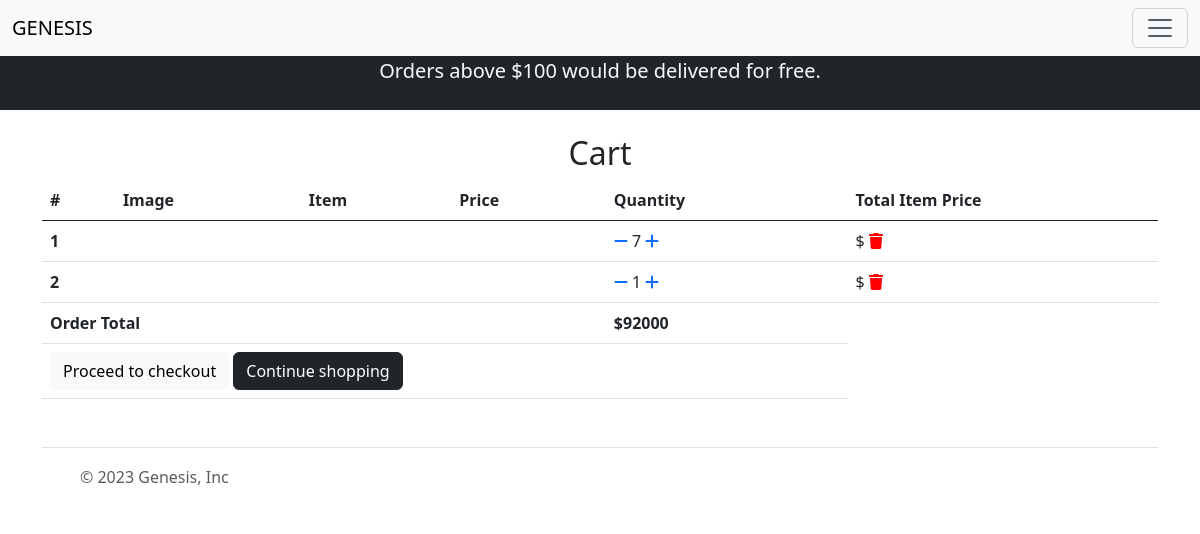
/core/cart/ (signed in), run on an earlier commit of the app's database.
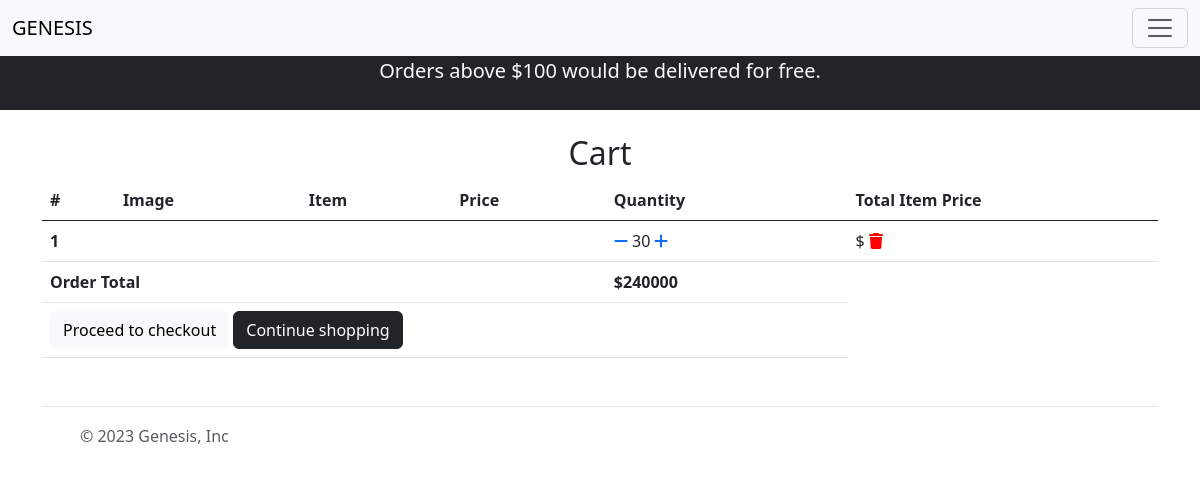
And on a later commit of the database.
### core/models.py (models this page shows, shortened)
class OrderProduct(models.Model):
    user = models.OneToOneField(User, on_delete=models.CASCADE, null=True, blank=True)
    orders = models.ForeignKey('Order', on_delete=models.CASCADE, null=True, blank=True)
    product = models.ForeignKey(Product, on_delete=models.CASCADE)
    quantity = models.IntegerField(null=True, default=1)
    ordered = models.BooleanField(default=False)
    def get_total_product_price(self):
        return self.quantity * self.product.price
    def get_final_price(self):
        return self.get_total_product_price()

class Order(models.Model):
    user = models.OneToOneField(User, on_delete=models.CASCADE, null=True, blank=True)
    start_date = models.DateTimeField(auto_now_add=True)
    order_date = models.DateTimeField()
    products = models.ManyToManyField(OrderProduct)
    ordered = models.BooleanField(default=False)
    billing_address =  models.ForeignKey(BillingAddress, on_delete=models.SET_NULL, blank=True, null=True)
    def get_total(self):
        total = 0
        for product_order in self.products.all():
            total += product_order.get_final_price()
        return total

class Product(models.Model):
    user = models.OneToOneField(User, on_delete=models.CASCADE, null=True, blank=True)
    name = models.CharField(max_length=100, null=False)
    picture = models.FileField(upload_to='Releases')
    price = models.IntegerField()
    color = models.CharField(max_length=100, null=True, blank=True,  choices=PRODUCT_COLOR_CHOICES)
    details = models.TextField()
    size = models.CharField(max_length=100, null=False, default='')
    uploaded_at = models.DateTimeField(auto_now_add=True)
    slug = models.SlugField(null=False, unique=True)
    gender = models.CharField(max_length=100, null=True, choices=GENDER, default='')

### core/views.py (the view)
# urls.py: path('cart/', views.OrderSummaryView.as_view(), name='cart'),
class OrderSummaryView(LoginRequiredMixin, View):
    def get(self, *args, **kwargs):
        try:
            order = models.Order.objects.get(user=self.request.user, ordered=False)
            context = {'object':order}
            return render(self.request, 'core/Orders/order_summary.html', context)
        except ObjectDoesNotExist:
            messages.error(self.request, 'You do not have an active order')
            return redirect('/')

### core/templates/core/Orders/order_summary.html (shortened to what this page needs)
{% extends "./base.html" %}
{% block content %}
  <main class="p-2 mt-3">
    <div class="container">
    <div class="table-responsive text-nowrap">
    <h2 class="text-center">Cart</h2>
    <table class="table">
        <thead>
        <tr>
            <th scope="col">#</th>
            <th scope="col">Image</th>
            <th scope="col">Item </th>
            <th scope="col">Price</th>
            <th scope="col">Quantity</th>
            <th scope="col">Total Item Price</th>
        </tr>
        </thead>
        <tbody>
        {% for order_item in object.products.all %}
        <tr>
            <th scope="row">{{ forloop.counter }}</th>
            <td> <img src="{{ order_item.item.image.url }}" class="img-fluid" style="width: 30px;" alt=""> </td>
            <td>{{ order_item.item.name }}</td>
            <td>{{ order_item.item.price }}</td>
            <td>
                <a href="{% url 'core:remove-single-item-from-cart' order_item.item.slug %}"><i class="fas fa-minus mr-2"></i></a>
                {{ order_item.quantity }}
                <a href="{% url 'core:add-to-cart' order_item.item.slug %}"><i class="fas fa-plus ml-2"></i></a>
            </td>
            <td>
            {% if order_item.item.discount_price %}
                ${{ order_item.get_total_discount_item_price }}
                <span class="badge badge-primary">Saving ${{ order_item.get_amount_saved }}</span>
            {% else %}
                ${{ order_item.get_total_item_price }}
            {% endif %}
            <a style='color: red;' href="{% url 'core:remove-from-cart' order_item.item.slug %}">
                <i class="fas fa-trash float-right"></i>
            </a>
            </td>
        </tr>
        {% endfor %}
        {% if object.get_total %}
        <tr>
            <td colspan="4"><b>Order Total</b></td>
            <td><b>${{ object.get_total }}</b></td>
        </tr>
        <tr>
            <td colspan="5">
            <a class='btn btn-light float-right ml-2' href='/checkout/'>Proceed to checkout</a>
            <a class='btn btn-dark float-right' href='{% url "core:list" %}'>Continue shopping</a>
            </td>
        </tr>
        {% endif %}
        </tbody>
    </table>
    </div>
    </div>
  </main>
{% endblock content %}

What changed in the data, as far as the page shows it:
removed OrderProduct: quantity "7"
changed OrderProduct: quantity "1" → "30"
changed through a linked row, Order: get_total "92000" → "240000"
